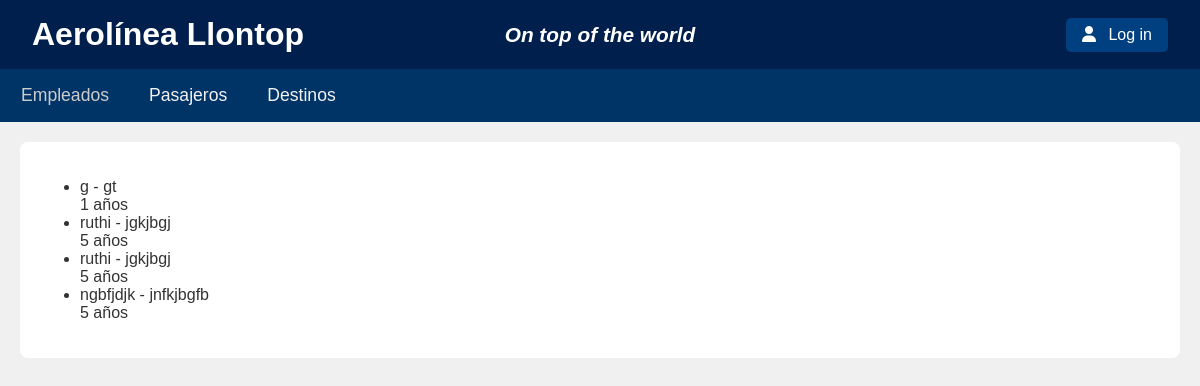
Page /empleados/lista/ on the earlier database version.
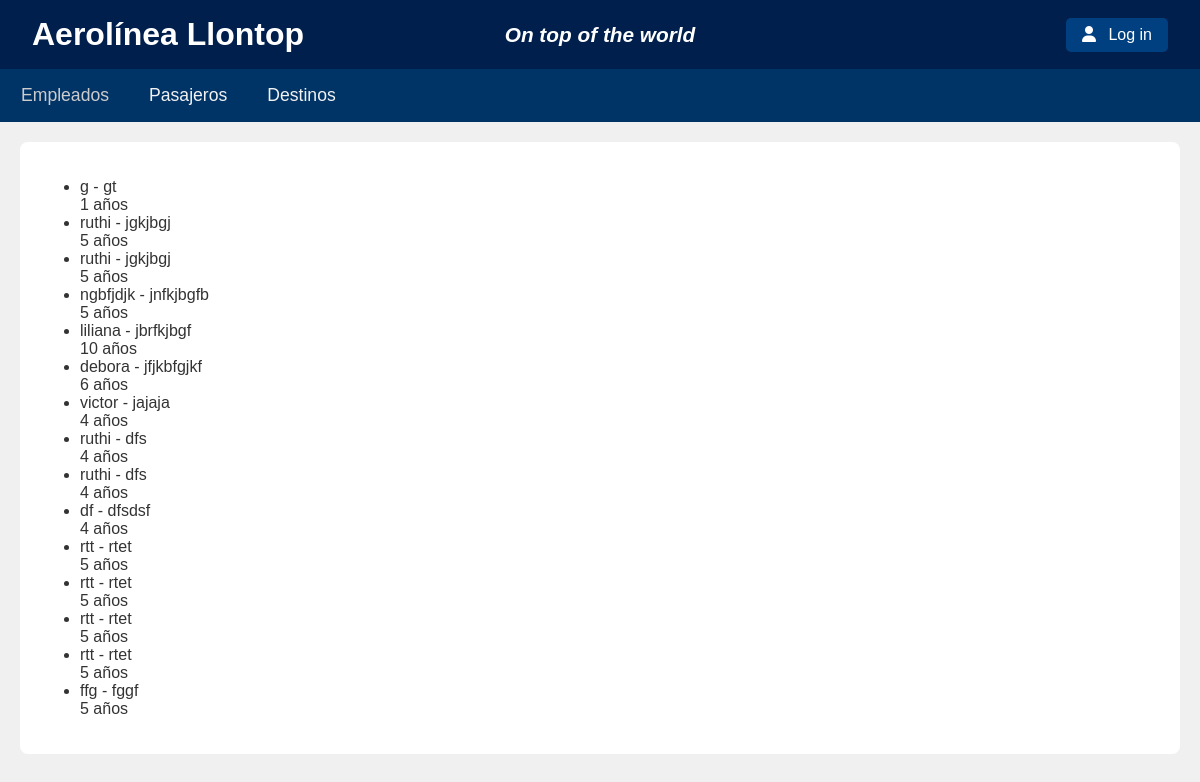
Same page on the later database version.
### empleados/models.py (models this page shows, shortened)
class Empleados (models.Model):
    nombreempleado = models.CharField(max_length=50)
    email = models.CharField(max_length=50)
    antiguedad = models.IntegerField()
    tipo = models.CharField(max_length=50)

### empleados/views.py (the view)
# urls.py: path('lista/', lista_empleados, name='lista-empleados'),
def lista_empleados(request):
    modelos = Empleados.objects.all()
    contexto = {
        "empleados": modelos
    }
    return render(request, 'empleados/lista_empleados.html', context=contexto)

### empleados/templates/empleados/lista_empleados.html (shortened to what this page needs)
{% extends 'empleados/base.html' %}
{% block aerolinea %}
<div>
    <ul>
        {% for empleado in empleados %}
            <li>{{ empleado.nombreempleado }} - {{empleado.email}} </li>
            {{empleado.antiguedad}} años
        {% endfor %}
    </ul>
</div>
{% endblock %}

### empleados/templates/empleados/base.html (shortened to what this page needs)
<!DOCTYPE html>
<html lang="es">
<head>
    <link rel="stylesheet" href="https://cdnjs.cloudflare.com/ajax/libs/font-awesome/6.5.0/css/all.min.css">
</head>
<body>
    <div class="header-top">
        <div class="header-left">
            <h1>Aerolínea Llontop</h1>
        </div>
        <div class="header-center">
            <p><em>On top of the world</em></p>
        </div>
        <div class="header-right">
            <button class="login-button">
                <i class="fas fa-user"></i> Log in
            </button>
        </div>
    </div>
    <header>
        <div class="navbar">
            <div class="menu">
                <a href="{% url 'empleados:index_empleados' %}" class="{% if request.resolver_match.app_name == 'empleados' %}active{% endif %}">Empleados</a>
            </div>
            <div class="menu">
                <a href="{% url 'pasajeros:index_pasajeros' %}" class="{% if request.resolver_match.app_name == 'pasajeros' %}active{% endif %}">Pasajeros</a>
            </div>
            <div class="menu">
                <a href="{% url 'destinos:index_destinos' %}" class="{% if request.resolver_match.app_name == 'destinos' %}active{% endif %}">Destinos</a>
            </div>
        </div>
    </header>
    <div class="container">
        {% block aerolinea %}
        {% endblock %}
    </div>
</body>
</html>

### empleados/templates/empleados/base.html (style rules this page uses)
body { font-family: Arial, sans-serif; background-color: #f0f0f0; color: #333; margin: 0; padding: 0; }
.header-top { background-color: #001f4d; color: white; padding: 1rem 2rem; display: flex; align-items: center; justify-content: space-between; }
.header-left { flex: 1; text-align: left; }
.header-center { flex: 1; text-align: center; font-style: italic; }
.header-right { flex: 1; text-align: right; }
.header-top h1 { margin: 0; font-size: 2rem; }
.header-top p { margin: 0; font-size: 1.3rem; font-weight: bold; }
.login-button { background-color: #004080; color: white; border: none; padding: 0.5rem 1rem; font-size: 1rem; border-radius: 5px; cursor: pointer; }
.login-button i { margin-right: 0.5rem; }
.navbar { background-color: #003366; padding: 1rem; display: flex; justify-content: flex-start; align-items: center; gap: 30px; }
.menu { position: relative; }
.menu > a { color: #f2f2f2; text-decoration: none; font-size: 1.1rem; padding: 5px; }
.menu > a.active { color: #ccc; }
.container { margin: 20px; padding: 20px; background-color: #ffffff; border-radius: 8px; }

Differences in the rows shown:
added Empleados: nombreempleado "liliana", email "jbrfkjbgf", antiguedad "10"
added Empleados: nombreempleado "debora", email "jfjkbfgjkf", antiguedad "6"
added Empleados: nombreempleado "victor", email "jajaja", antiguedad "4"
added Empleados: nombreempleado "ruthi", email "dfs", antiguedad "4"
added Empleados: nombreempleado "ruthi", email "dfs", antiguedad "4"
added Empleados: nombreempleado "df", email "dfsdsf", antiguedad "4"
added Empleados: nombreempleado "rtt", email "rtet", antiguedad "5"
added Empleados: nombreempleado "rtt", email "rtet", antiguedad "5"
added Empleados: nombreempleado "rtt", email "rtet", antiguedad "5"
added Empleados: nombreempleado "rtt", email "rtet", antiguedad "5"
added Empleados: nombreempleado "ffg", email "fggf", antiguedad "5"
